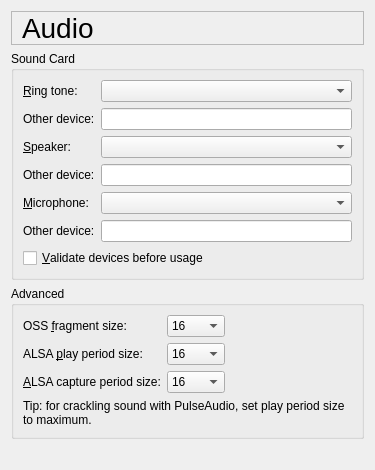
     <widget class="QWidget" name="pageAudio">
      <layout class="QGridLayout" name="gridLayout_2">
       <item row="1" column="0" colspan="2">
        <widget class="QGroupBox" name="soundcardGroupBox">
         <property name="title">
          <string>Sound Card</string>
         </property>
         <layout class="QGridLayout">
          <item row="0" column="1">
           <widget class="QComboBox" name="ringtoneComboBox">
            <property name="sizePolicy">
             <sizepolicy hsizetype="Expanding" vsizetype="Fixed">
              <horstretch>0</horstretch>
              <verstretch>0</verstretch>
             </sizepolicy>
            </property>
            <property name="whatsThis">
             <string>Select the sound card for playing the ring tone for incoming calls.</string>
            </property>
           </widget>
          </item>
          <item row="4" column="1">
           <widget class="QComboBox" name="micComboBox">
            <property name="sizePolicy">
             <sizepolicy hsizetype="Expanding" vsizetype="Fixed">
              <horstretch>0</horstretch>
              <verstretch>0</verstretch>
             </sizepolicy>
            </property>
            <property name="whatsThis">
             <string>Select the sound card to which your microphone is connected.</string>
            </property>
           </widget>
          </item>
          <item row="2" column="1">
           <widget class="QComboBox" name="speakerComboBox">
            <property name="sizePolicy">
             <sizepolicy hsizetype="Expanding" vsizetype="Fixed">
              <horstretch>0</horstretch>
              <verstretch>0</verstretch>
             </sizepolicy>
            </property>
            <property name="whatsThis">
             <string>Select the sound card for the speaker function during a call.</string>
            </property>
           </widget>
          </item>
          <item row="2" column="0">
           <widget class="QLabel" name="speakerTextLabel">
            <property name="text">
             <string>&amp;Speaker:</string>
            </property>
            <property name="wordWrap">
             <bool>false</bool>
            </property>
            <property name="buddy">
             <cstring>speakerComboBox</cstring>
            </property>
           </widget>
          </item>
          <item row="0" column="0">
           <widget class="QLabel" name="ringtoneTextLabel">
            <property name="text">
             <string>&amp;Ring tone:</string>
            </property>
            <property name="wordWrap">
             <bool>false</bool>
            </property>
            <property name="buddy">
             <cstring>ringtoneComboBox</cstring>
            </property>
           </widget>
          </item>
          <item row="1" column="0">
           <widget class="QLabel" name="otherRingtoneTextLabel">
            <property name="text">
             <string>Other device:</string>
            </property>
            <property name="wordWrap">
             <bool>false</bool>
            </property>
            <property name="buddy">
             <cstring>otherRingtoneLineEdit</cstring>
            </property>
           </widget>
          </item>
          <item row="3" column="0">
           <widget class="QLabel" name="otherSpeakerTextLabel">
            <property name="text">
             <string>Other device:</string>
            </property>
            <property name="wordWrap">
             <bool>false</bool>
            </property>
            <property name="buddy">
             <cstring>otherSpeakerLineEdit</cstring>
            </property>
           </widget>
          </item>
          <item row="5" column="0">
           <widget class="QLabel" name="otherMicTextLabel">
            <property name="text">
             <string>Other device:</string>
            </property>
            <property name="wordWrap">
             <bool>false</bool>
            </property>
            <property name="buddy">
             <cstring>otherMicLineEdit</cstring>
            </property>
           </widget>
          </item>
          <item row="4" column="0">
           <widget class="QLabel" name="micTextLabel">
            <property name="text">
             <string>&amp;Microphone:</string>
            </property>
            <property name="wordWrap">
             <bool>false</bool>
            </property>
            <property name="buddy">
             <cstring>micComboBox</cstring>
            </property>
           </widget>
          </item>
          <item row="1" column="1">
           <widget class="QLineEdit" name="otherRingtoneLineEdit"/>
          </item>
          <item row="5" column="1">
           <widget class="QLineEdit" name="otherMicLineEdit"/>
          </item>
          <item row="3" column="1">
           <widget class="QLineEdit" name="otherSpeakerLineEdit"/>
          </item>
          <item row="7" column="0" colspan="2">
           <widget class="QCheckBox" name="validateAudioCheckBox">
            <property name="whatsThis">
             <string>&lt;p&gt;
Twinkle validates the audio devices before usage to avoid an established call without an audio channel.
&lt;p&gt;
On startup of Twinkle a warning is given if an audio device is inaccessible.
&lt;p&gt;
If before making a call, the microphone or speaker appears to be invalid, a warning is given and no call can be made.
&lt;p&gt;
If before answering a call, the microphone or speaker appears to be invalid, a warning is given and the call will not be answered.</string>
            </property>
            <property name="text">
             <string>&amp;Validate devices before usage</string>
            </property>
            <property name="shortcut">
             <string>Alt+V</string>
            </property>
           </widget>
          </item>
         </layout>
        </widget>
       </item>
       <item row="2" column="0" colspan="2">
        <widget class="QGroupBox" name="advancedSoundGroupBox">
         <property name="title">
          <string>Advanced</string>
         </property>
         <layout class="QGridLayout" name="gridLayout">
          <item row="0" column="0">
           <layout class="QGridLayout">
            <item row="0" column="0">
             <widget class="QLabel" name="ossFragmnetTextLabel">
              <property name="text">
               <string>OSS &amp;fragment size:</string>
              </property>
              <property name="wordWrap">
               <bool>false</bool>
              </property>
              <property name="buddy">
               <cstring>ossFragmentComboBox</cstring>
              </property>
             </widget>
            </item>
            <item row="1" column="1">
             <widget class="QComboBox" name="alsaPlayPeriodComboBox">
              <property name="whatsThis">
               <string>The ALSA play period size influences the real time behaviour of your soundcard for playing sound. If your sound frequently drops while using ALSA, you might try a different value here.</string>
              </property>
              <item>
               <property name="text">
                <string>16</string>
               </property>
              </item>
              <item>
               <property name="text">
                <string>32</string>
               </property>
              </item>
              <item>
               <property name="text">
                <string>64</string>
               </property>
              </item>
              <item>
               <property name="text">
                <string>128</string>
               </property>
              </item>
              <item>
               <property name="text">
                <string>256</string>
               </property>
              </item>
              <item>
               <property name="text">
                <string>512</string>
               </property>
              </item>
              <item>
               <property name="text">
                <string>1024</string>
               </property>
              </item>
             </widget>
            </item>
            <item row="1" column="0">
             <widget class="QLabel" name="alsaPlayPeriodTextLabel">
              <property name="text">
               <string>ALSA &amp;play period size:</string>
              </property>
              <property name="wordWrap">
               <bool>false</bool>
              </property>
              <property name="buddy">
               <cstring>alsaPlayPeriodComboBox</cstring>
              </property>
             </widget>
            </item>
            <item row="2" column="0">
             <widget class="QLabel" name="alsaCapturePeriosTextLabel">
              <property name="text">
               <string>&amp;ALSA capture period size:</string>
              </property>
              <property name="wordWrap">
               <bool>false</bool>
              </property>
              <property name="buddy">
               <cstring>alsaCapturePeriodComboBox</cstring>
              </property>
             </widget>
            </item>
            <item row="0" column="1">
             <widget class="QComboBox" name="ossFragmentComboBox">
              <property name="whatsThis">
               <string>The OSS fragment size influences the real time behaviour of your soundcard. If your sound frequently drops while using OSS, you might try a different value here.</string>
              </property>
              <item>
               <property name="text">
                <string>16</string>
               </property>
              </item>
              <item>
               <property name="text">
                <string>32</string>
               </property>
              </item>
              <item>
               <property name="text">
                <string>64</string>
               </property>
              </item>
              <item>
               <property name="text">
                <string>128</string>
               </property>
              </item>
              <item>
               <property name="text">
                <string>256</string>
               </property>
              </item>
              <item>
               <property name="text">
                <string>512</string>
               </property>
              </item>
              <item>
               <property name="text">
                <string>1024</string>
               </property>
              </item>
             </widget>
            </item>
            <item row="2" column="1">
             <widget class="QComboBox" name="alsaCapturePeriodComboBox">
              <property name="whatsThis">
               <string>The ALSA capture period size influences the real time behaviour of your soundcard for capturing sound. If the other side of your call complains about frequently dropping sound, you might try a different value here.</string>
              </property>
              <item>
               <property name="text">
                <string>16</string>
               </property>
              </item>
              <item>
               <property name="text">
                <string>32</string>
               </property>
              </item>
              <item>
               <property name="text">
                <string>64</string>
               </property>
              </item>
              <item>
               <property name="text">
                <string>128</string>
               </property>
              </item>
              <item>
               <property name="text">
                <string>256</string>
               </property>
              </item>
              <item>
               <property name="text">
                <string>512</string>
               </property>
              </item>
              <item>
               <property name="text">
                <string>1024</string>
               </property>
              </item>
             </widget>
            </item>
           </layout>
          </item>
          <item row="0" column="1">
           <spacer name="spacer27">
            <property name="orientation">
             <enum>Qt::Horizontal</enum>
            </property>
            <property name="sizeType">
             <enum>QSizePolicy::Expanding</enum>
            </property>
            <property name="sizeHint" stdset="0">
             <size>
              <width>121</width>
              <height>20</height>
             </size>
            </property>
           </spacer>
          </item>
          <item row="1" column="0" colspan="2">
           <widget class="QLabel" name="label">
            <property name="text">
             <string>Tip: for crackling sound with PulseAudio, set play period size to maximum.</string>
            </property>
            <property name="wordWrap">
             <bool>true</bool>
            </property>
           </widget>
          </item>
         </layout>
        </widget>
       </item>
       <item row="3" column="1">
        <spacer name="spacer97">
         <property name="orientation">
          <enum>Qt::Vertical</enum>
         </property>
         <property name="sizeType">
          <enum>QSizePolicy::Expanding</enum>
         </property>
         <property name="sizeHint" stdset="0">
          <size>
           <width>20</width>
           <height>20</height>
          </size>
         </property>
        </spacer>
       </item>
       <item row="0" column="0" colspan="2">
        <widget class="QLabel" name="audioTitleTextLabel">
         <property name="font">
          <font>
           <pointsize>21</pointsize>
          </font>
         </property>
         <property name="frameShape">
          <enum>QFrame::StyledPanel</enum>
         </property>
         <property name="text">
          <string>Audio</string>
         </property>
         <property name="wordWrap">
          <bool>false</bool>
         </property>
         <property name="indent">
          <number>10</number>
         </property>
        </widget>
       </item>
      </layout>
     </widget>
